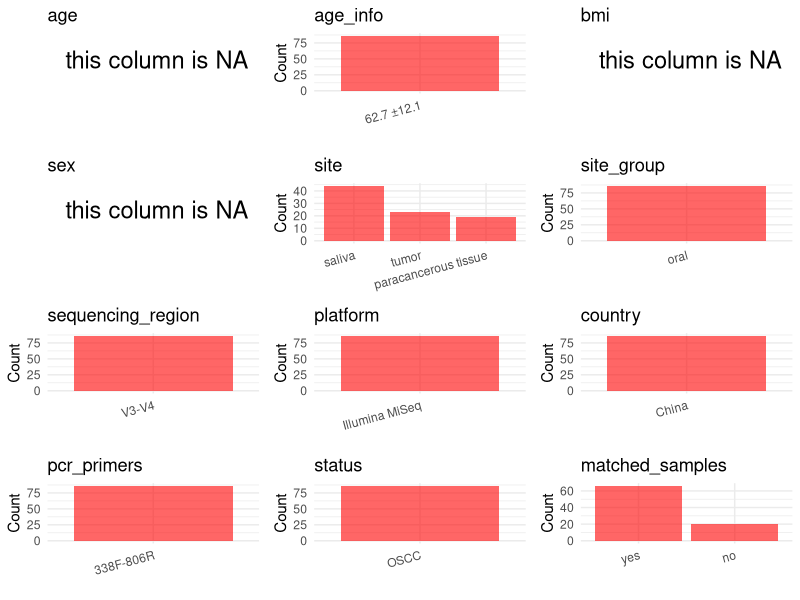

Write R code to recreate this figure. (Note: this script raises an error after producing the figure.)
## ---- chunk 1
# Load libraries
library(dplyr)
library(ggplot2)
library(cowplot)
library(readxl)

# (1) Setting working directory
# EDIT HERE: change project_id for each study
project_id <- "OEP000837"

base_dir <- "/beegfs/huangxiaochang/global_oral/global-oral-microbiome/data/projects/"
setwd(file.path(base_dir, project_id))

# (2) Loading raw SRA metadata file
sra_file <- "OEP00000837_Data_1758007425482.xlsx"
initial_meta <- read_xlsx("OEP00000837_Data_1758007425482.xlsx", sheet = "sheet1")

# Deduplicate: SRA export has each sample listed twice (duplicate run_id/sample_name)
initial_meta <- initial_meta[!duplicated(initial_meta$run_id), ]

# (3) OPTIONAL: If extra metadata (e.g., Table.x or supplemental materials) are available from the article, you may need to merge the file with initial_meta manually. Below is example code for merging. Depending on the specific case of each study, you can customize the code as needed.
# supp_table <- read.csv("supplemental_table.csv", header = TRUE)
# initial_meta <- left_join(initial_meta, supp_table, by = merge_col_name)
## ---- chunk 2
# (1) Read the article in the following order: abstract, the beginning of the results section, and the methods. Understand the sample size, experimental design, and disease group overview. Clarify the sampling sites; for oral and gut samples, specify the exact sites like supragingival plaque, tongue, etc.

# (2) IMPORTANT: MUST go through each column of initial_meta
# head(initial_meta, 10)

# IMPORTANT: Check the unique values in the column of interest or query column.
# lapply(initial_meta[c('body_habitat', 'body_product', 'body_site')], table) # site
# table(initial_meta$host_subject_id) # subject id
# table(initial_meta$platform..exp.) # output is Illumina
# table(initial_meta$target_subfragment..exp.)
## ---- chunk 3
# (1) EDIT HERE: Parameter setup
# NOTE: This project has no lab control samples (blanks/positives) or non-human samples. Leave keywords empty to skip filtering.
control_column <- NA   # column name in initial_meta
# unique(initial_meta[[control_column]])  # uncomment to explore
control_keywords <- c()     # Enter exact keywords

species_column <- NA          # column name in initial_meta
# unique(initial_meta[[species_column]])  # uncomment to explore
non_human_keywords <- c()            # Enter exact keywords


# (2) Remove controls and non-human samples. DO NOT need to modify code in this part, just run it.
n_samples <- nrow(initial_meta)
# Control evaluation
if (length(control_keywords) > 0) {
  if (is.null(control_column) || is.na(control_column) || control_column == "") {
    stop("Error: control_keywords provided but control_column is missing.")
  }

  if (!(control_column %in% colnames(initial_meta))) {
    stop(sprintf("Error: Column '%s' not found in initial_meta.", control_column))
  }

  control_pattern <- paste(control_keywords, collapse = "|")
  control_text <- initial_meta[[control_column]]
  is_control <- grepl(control_pattern, control_text)

} else {
  is_control <- rep(FALSE, n_samples)
}

# Non-human evaluation
if (length(non_human_keywords) > 0) {
  if (is.null(species_column) || species_column == "") {
    stop("Error: non_human_keywords provided but species_column is missing.")
  }

  if (!(species_column %in% colnames(initial_meta))) {
    stop(sprintf("Error: Column '%s' not found in initial_meta.", species_column))
  }

  non_human_pattern <- paste(non_human_keywords, collapse = "|")
  species_text <- initial_meta[[species_column]]
  is_non_human <- grepl(non_human_pattern, species_text)
} else {
  is_non_human <- rep(FALSE, n_samples)
}

# Execute removal
samples_to_remove <- is_control | is_non_human
initial_meta <- initial_meta[!samples_to_remove, ]

cat("Initial samples counts:",n_samples,"\n")
cat("Removed control samples:", sum(is_control), "\n")
cat("Removed non-human samples:", sum(is_non_human), "\n")
cat("Total samples removed ", sum(samples_to_remove), "\n")
cat("Remaining samples after Step 2:", nrow(initial_meta), "\n")
## ---- chunk 4
# Extract columns from initial_meta as follows:
# (1) No modification needed → extract directly.
# (2) Modification needed → create a column start with 'raw_' and mark the target column as "pending".
# (3) Need to find or determine based on the article.

metadata <- data.frame(
  bioproject = "OEP000837",
  sample_id = initial_meta$run_id,
  subject_id = "pending",
  age = NA,
  age_info = "62.7 ±12.1",
  bmi = NA,
  raw_sex = NA,
  sex = "pending",
  sequencing_region = "V3-V4",
  platform = "Illumina MiSeq",
  country = "China",
  raw_site = initial_meta$sample_name,
  site = "pending",
  site_group = "pending",
  public_time = "2020-04-14",
  pcr_primers = NA,
  title = NA,
  disease_study = NA,
  status = "pending",
  matched_samples = "pending",
  is_time_series = "no",
  stringsAsFactors = FALSE
)

metadata$public_time <- as.Date(metadata$public_time)
## ---- chunk 5
# (1) Handle the columns with the `raw_` prefix.
# IMPORTANT: Add comments if the modification is not straightforward!!
metadata$sex <- NA_character_

# Extract subject_id by removing sample type suffix from sample_name
metadata$subject_id <- gsub("-C|-T|-TY|-t", "", metadata$raw_site) # sample_name encodes sample type: -T=tumor, -C=paracancerous, -TY=saliva

# Determine site based on raw_site pattern
metadata$site <- case_when(
  grepl("TY", metadata$raw_site) ~ "saliva",
  grepl("T|t", metadata$raw_site) ~ "tumor",
  grepl("C", metadata$raw_site) ~ "paracancerous tissue"
) # sample_name encodes sample type: TY=saliva, T|t=tumor, C=paracancerous

# All subjects are OSCC patients; status is the disease itself.
metadata$status <- "OSCC"

# Add publication information
metadata$pcr_primers <- "338F-806R"
metadata$title <- "Oral Microbiota Analysis of Tissue Pairs and Saliva Samples From Patients With Oral Squamous Cell Carcinoma A Pilot Study"
metadata$disease_study <- "yes"

# Keep only subjects with saliva samples
keep_subjects <- metadata$subject_id[grepl("-TY", metadata$raw_site)]
metadata <- metadata[metadata$subject_id %in% keep_subjects, ]

## ---- chunk 6
# (2) Filling the 'site_group' and 'matched_samples' columns
# editing site_group
unique(metadata$site)
# EDIT HERE: add oral sites
Oral_site = c("saliva", "mouth", "tongue coating", "supragingival plaque", "subgingival plaque", "oral swab", "denture", "tooth", "abscess pus", "adjacent periodontal pocket", "patient healthy crevice", "healthy control crevice", "gingival crevicular fluid", "subgingival plaque", "paracancerous tissue", "tumor")
# EDIT HERE: add gut sites
Gut_site = c("feces", "stool")
# just run
metadata <- metadata %>%
  mutate(site_group = case_when(
    site %in% Oral_site ~ "oral",
    site %in% Gut_site ~ "gut",
    TRUE ~ "other"
  ))

# editing matched_samples, just run.
metadata$matched_samples <- ifelse(
  ave(metadata$subject_id, metadata$subject_id, FUN = length) > 1,
  "yes",
  "no"
)
## ---- chunk 7
# (3) check if there is pending value in metadata. If there is pending value, go on modify the metadata.
# Function to check if a column contains "pending"
has_pending <- function(col) {
  if (is.character(col) || is.factor(col)) {
    any(col == "pending", na.rm = TRUE)
  } else {
    FALSE
  }
}

# Check for any pending value
any_pending_value <- any(sapply(metadata, has_pending))

if (!any_pending_value) {
  message("Good! No cell contains the value 'pending'.")
} else {
  pending_cols <- names(metadata)[sapply(metadata, has_pending)]
  message("Columns containing 'pending': ", paste(pending_cols, collapse = ", "))
  message("Please continue to resolve these pending columns!")
}
## ---- chunk 8
# Select columns for visualization, just run
plot_data <- metadata %>%
  select(-bioproject, -sample_id, -subject_id, -title)

create_simple_plots <- function(data) {
  plots <- list()
  continuous_vars <- c("age", "bmi")

  for (col in colnames(data)) {
    if (all(is.na(data[[col]]))) {
      p <- ggplot() +
        annotate("text", x = 0.5, y = 0.5, label = "this column is NA", size = 6) +
        labs(title = col) +
        theme_void()
    } else if (col %in% continuous_vars && is.numeric(data[[col]])) {
      p <- ggplot(data, aes(x = .data[[col]])) +
        geom_histogram(fill = "blue", alpha = 0.6, bins = 20, na.rm = TRUE) +
        labs(title = col, x = col, y = "Count") +
        theme_minimal()
    } else {
      count_data <- as.data.frame(table(data[[col]], useNA = "ifany"))
      p <- ggplot(count_data, aes(x = reorder(Var1, -Freq), y = Freq)) +
        geom_col(fill = "red", alpha = 0.6) +
        labs(title = col, x = NULL, y = "Count") +
        theme_minimal() +
        theme(axis.text.x = element_text(angle = 15, hjust = 1))
    }
    plots[[col]] <- p
  }

  return(plots)
}

# Generate and arrange plots
plots <- create_simple_plots(plot_data)
p <- plot_grid(plots$age,
               plots$age_info,
               plots$bmi,
               plots$sex,
               plots$site,
               plots$site_group,
               plots$sequencing_region,
               plots$platform,
               plots$country,
               plots$pcr_primers,
               plots$status,
               plots$matched_samples,
               ncol = 3, align = "hv", axis = "lb")
ggsave("Metadata_Summary.png", plot = p, width = 8, height = 6, dpi = 150)
## ---- chunk 9
# Insert Metadata_Summary.png into the current Rmd output
knitr::include_graphics("Metadata_Summary.png")
## ---- chunk 10
# Reorder the data frame
fixed_cols <- c("bioproject", "sample_id", "subject_id", "age", "age_info",
                "bmi", "sex", "platform", "sequencing_region", "pcr_primers",
                "country", "site", "site_group", "disease_study", "status",
                "title", "public_time", "matched_samples", "is_time_series")
metadata <- metadata %>%
  select(all_of(fixed_cols), everything())

# save metadata
# head(metadata)
write.csv(metadata, file = "metadata_v2.csv", quote = TRUE, row.names = FALSE)
